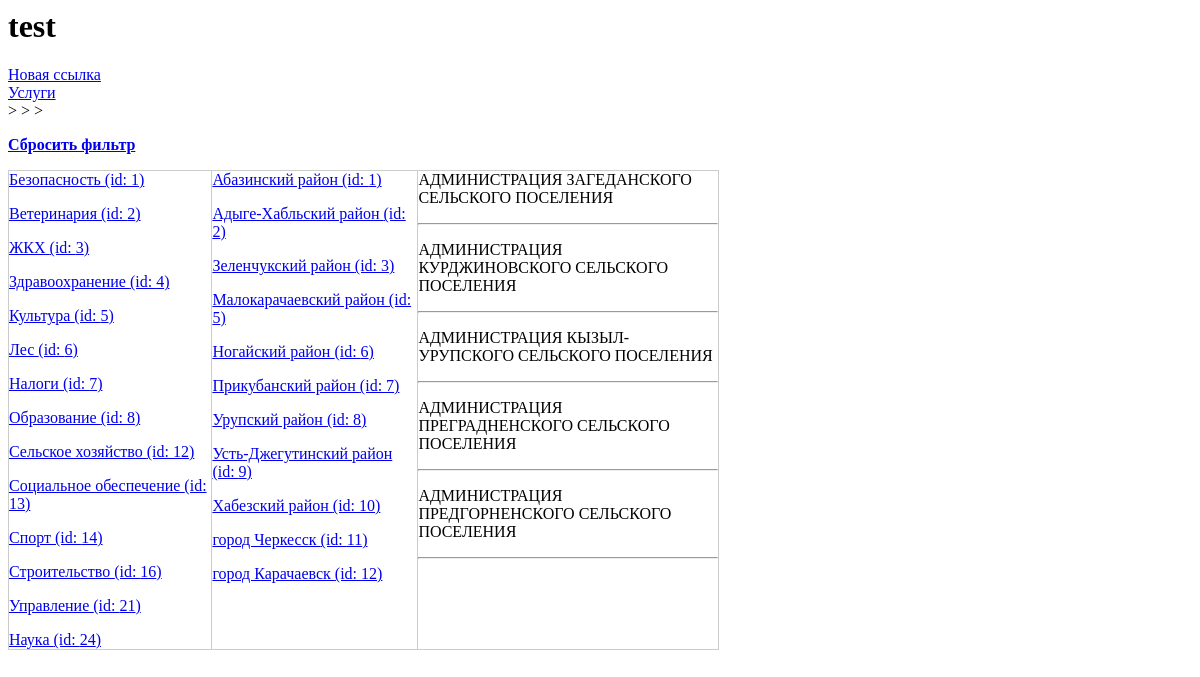
The page / on the database its author committed.
### rep_test_00/models.py (models this page shows, shortened)
class Otrasl(models.Model):
	name = models.CharField(max_length=50, verbose_name='Наименование')
	class Meta:
		verbose_name_plural = 'Отрасли'
		verbose_name = 'Отрасль'

class GorRayon(models.Model):
	region = models.ForeignKey(Regions, null=True, on_delete=models.PROTECT, verbose_name='Регион')
	name = models.CharField(max_length=50, verbose_name='Наименование')
	class Meta:
		verbose_name_plural = 'Города и(или) Районы'
		verbose_name = 'Город и(или) Район'

class Org(models.Model):
	otrasl = models.ForeignKey(Otrasl, null=True, on_delete=models.PROTECT, verbose_name='Отрасль')
	pod_otrasl = ChainedForeignKey(
        PodOtrasl,
        chained_field='otrasl',
        chained_model_field='otrasl',
        show_all=False,
        auto_choose=True,
        null=True,
        verbose_name='Подотрасль')
	region = models.ForeignKey(Regions, null=True, on_delete=models.PROTECT, verbose_name='Регион')
	rayon = ChainedForeignKey(
        GorRayon,
        chained_field='region',
        chained_model_field='region',
        show_all=False,
        auto_choose=True,
        null=True,
        verbose_name='Район')
	nsp = ChainedForeignKey(
        Nsp,
        chained_field='rayon',
        chained_model_field='rayon',
        show_all=False,
        auto_choose=True,
        null=True,
        verbose_name='Населенный пункт')
	inn = models.CharField(max_length=12, verbose_name='ИНН')
	name = models.CharField(max_length=300, verbose_name='Наименование')
	name_short = models.CharField(null=True, max_length=300, verbose_name='Сокращенное наименование')
	okved = models.CharField(null=True, max_length=8, verbose_name='ОКВЭД')
	okved_name = models.CharField(null=True, max_length=500, verbose_name='ОКВЭД наименование')
	class Meta:
		verbose_name_plural = 'Организации'
		verbose_name = 'Организация'

### rep_test_00/views.py (the view)
# urls.py: path('', index),
def index(request):
	Rayons = GorRayon.objects.filter(org__rayon__gt=0).distinct()
	Nsps = Nsp.objects.filter(org__nsp__gt=0).distinct()
	Otrasls = Otrasl.objects.filter(org__otrasl__gt=0).distinct()
	PodOtrasls = PodOtrasl.objects.filter(org__pod_otrasl__gt=0).distinct()
	Orgs = Org.objects.all()[:5]
	context = {'Rayons':Rayons, 'Nsps':Nsps, 'Otrasls':Otrasls, 'PodOtrasls':PodOtrasls, 'me_otr':ME_OTRASL_ID, 'me_podotr':ME_PODOTRASL_ID, 'me_ray': ME_RAYON_ID, 'me_nsp':ME_NSP_ID, 'Orgs':Orgs }
	return render(request, 'org_selector/index_1.html', context)

### rep_test_00/templates/org_selector/index_1.html (shortened to what this page needs)
{% load static %}
<html>
<head>
	<link rel="stylesheet" href="{% static 'org_selector/style.css'%}">
</head>
<body>
	<h1>test</h1>
	<div>
		<a href="/0/0/0/0/0/">Новая ссылка</a>
		<br>
		<a href="/uslugi/0/0/">Услуги</a>
	</div>
	<div>
		{{ test.0 }} > {{ test.1 }} > {{ test.2 }} > {{ test.3 }}
		<p><a href="/0/0/0/0/"><strong>Сбросить фильтр</strong></a></p>
	</div>
	<div class="d-table">
	<div class="d-tr">
	<div class="d-td">
	{% for otrasl in Otrasls %}
		<p><a href="/{{otrasl.id}}/0/{{me_ray}}/{{me_nsp}}/">{{ otrasl.name }} (id: {{ otrasl.id }})</a></p>
	{% endfor %}
	</div>
	<div class="d-td">
	{% for rayon in Rayons %}
		<p><a href="/{{me_otr}}/{{me_podotr}}/{{rayon.id}}/0/">{{ rayon.name }} (id: {{ rayon.id }})</a></p>
	{% endfor %}
	</div>
	<div class="d-td basic">
		{% if Orgs.count > 0 %}
		{% for org in Orgs %}
			<p>{{ org.name }}</p>
			<hr>
		{% endfor %}
		{% else %}
			<p><strong><em>Нет данных ({{ test.0 }} > {{ test.1 }} > {{ test.2 }} > {{ test.3 }})!</em></strong></p>
		{% endif %}
	</div>
	</div>
	</div>
</body>
</html>

### rep_test_00/static/org_selector/style.css (style rules this page uses)
.d-table { display: table; width: 60%; border-collapse: collapse; }
.d-tr { display: table-row; }
.d-td { display: table-cell; border: none; border: 1px solid #ccc; }
.basic { width: 300px; }

### rows shown on the page
Otrasl: name "Безопасность", id "1"
Otrasl: name "Ветеринария", id "2"
Otrasl: name "ЖКХ", id "3"
Otrasl: name "Здравоохранение", id "4"
Otrasl: name "Культура", id "5"
Otrasl: name "Лес", id "6"
Otrasl: name "Налоги", id "7"
Otrasl: name "Образование", id "8"
Otrasl: name "Сельское хозяйство", id "12"
Otrasl: name "Социальное обеспечение", id "13"
Otrasl: name "Спорт", id "14"
Otrasl: name "Строительство", id "16"
Otrasl: name "Управление", id "21"
Otrasl: name "Наука", id "24"
GorRayon: name "Абазинский район", id "1"
GorRayon: name "Адыге-Хабльский район", id "2"
GorRayon: name "Зеленчукский район", id "3"
GorRayon: name "Малокарачаевский район", id "5"
GorRayon: name "Ногайский район", id "6"
GorRayon: name "Прикубанский район", id "7"
GorRayon: name "Урупский район", id "8"
GorRayon: name "Усть-Джегутинский район", id "9"
GorRayon: name "Хабезский район", id "10"
GorRayon: name "город Черкесск", id "11"
GorRayon: name "город Карачаевск", id "12"
Org: name "АДМИНИСТРАЦИЯ ЗАГЕДАНСКОГО СЕЛЬСКОГО ПОСЕЛЕНИЯ"
Org: name "АДМИНИСТРАЦИЯ КУРДЖИНОВСКОГО СЕЛЬСКОГО ПОСЕЛЕНИЯ"
Org: name "АДМИНИСТРАЦИЯ КЫЗЫЛ-УРУПСКОГО СЕЛЬСКОГО ПОСЕЛЕНИЯ"
Org: name "АДМИНИСТРАЦИЯ ПРЕГРАДНЕНСКОГО СЕЛЬСКОГО ПОСЕЛЕНИЯ"
Org: name "АДМИНИСТРАЦИЯ ПРЕДГОРНЕНСКОГО СЕЛЬСКОГО ПОСЕЛЕНИЯ"
